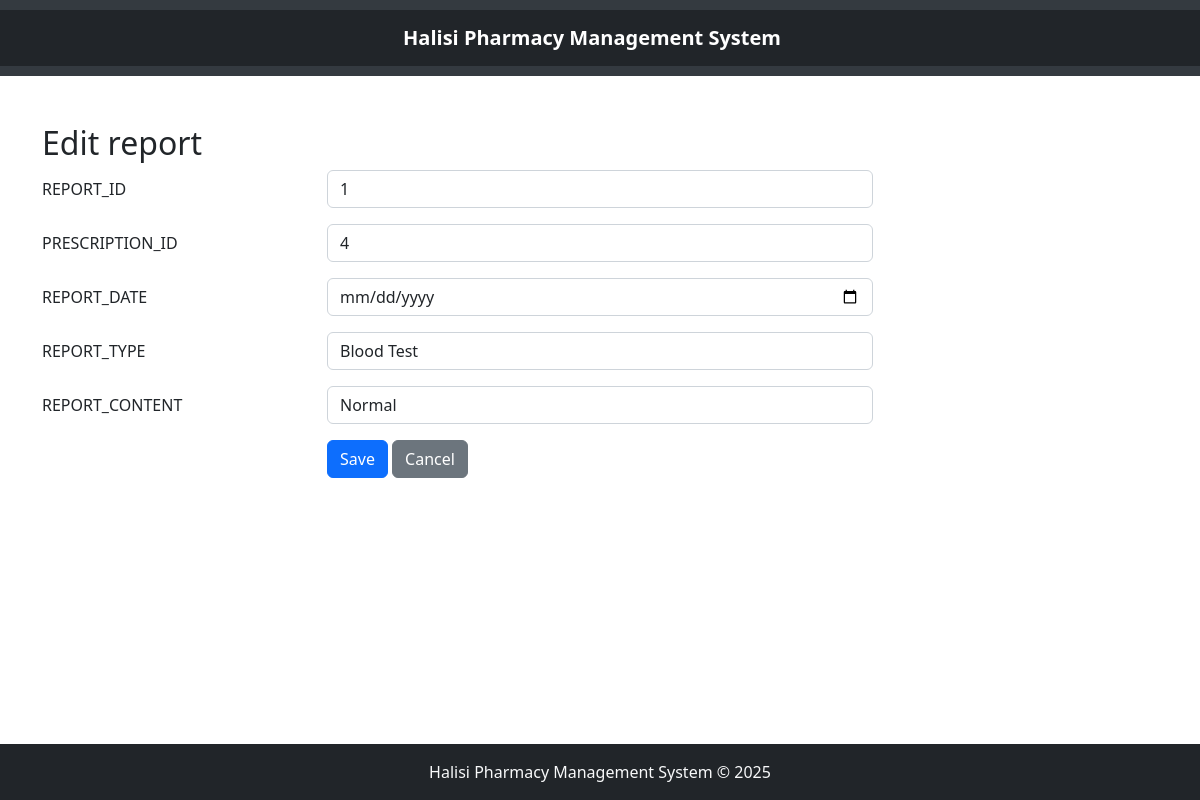
/reports_management/edit.php?report_id=1, run on the app's committed database.
### tables this page shows
CREATE TABLE `reports` (
  `report_id` int(11) NOT NULL,
  `prescription_id` int(11) NOT NULL,
  `report_date` timestamp NOT NULL DEFAULT current_timestamp(),
  `report_type` varchar(50) NOT NULL,
  `report_content` text NOT NULL
);

### reports_management/edit.php (the view, shortened to what this page needs)
<?php
   $servername = "localhost";
   $username = "root";
   $password = "";
   $dbname = "HALISI_PHARMACY_MGT_SYS";
   $conn = new mysqli($servername, $username, $password, $dbname);
   $prescription_id="";
   $report_date="";
   $report_type="";
   $report_content="";
   if ($_SERVER['REQUEST_METHOD'] == 'GET') {
    $report_id_in = $_GET["report_id"];
    $sql = "SELECT * FROM reports WHERE report_id='$report_id_in'";
    $result = $conn->query($sql);
    $row = $result->fetch_assoc();
    $report_id_out = $row["report_id"];
    $prescription_id = $row["prescription_id"];
    $report_date = $row["report_date"];
    $report_type = $row["report_type"];
    $report_content = $row["report_content"];
   }
?>
<!DOCTYPE html>
<html lang="en">
<head>
    <link rel="stylesheet" href="/PHARMACY/bootstrap-5.2.3-dist/css/bootstrap.min.css">
</head>
<body>
    <div class="container my-5">
        <h2>Edit report</h2>
        <form method="POST">
            <div class="row mb-3">
                <label class="col-sm-3 col-form-label">REPORT_ID</label>
                <div class="col-sm-6">
                    <input type="text" class="form-control" name="report_id" value="<?php echo htmlspecialchars($report_id_out); ?>">
                </div>
            </div>
            <div class="row mb-3">
            <label class="col-sm-3 col-form-label">PRESCRIPTION_ID</label>
            <div class="col-sm-6">
                <input type="text" class="form-control" name="prescription_id" value="<?php echo htmlspecialchars($prescription_id); ?>">
            </div>
        </div>
        <div class="row mb-3">
            <label class="col-sm-3 col-form-label">REPORT_DATE</label>
            <div class="col-sm-6">
                <input type="date" class="form-control" name="report_date" value="<?php echo htmlspecialchars($report_date); ?>">
            </div>
        </div>
        <div class="row mb-3">
            <label class="col-sm-3 col-form-label">REPORT_TYPE</label>
            <div class="col-sm-6">
                <input type="text" class="form-control" name="report_type" value="<?php echo htmlspecialchars($report_type); ?>">
            </div>
        </div>
        <div class="row mb-3">
            <label class="col-sm-3 col-form-label">REPORT_CONTENT</label>
            <div class="col-sm-6">
                <input type="text" class="form-control" name="report_content" value="<?php echo htmlspecialchars($report_content); ?>">
            </div>
        </div>
        <div class="row mb-3">
            <div class="col-sm-6 offset-sm-3">
                <button type="submit" class="btn btn-primary">Save</button>
                <a class="btn btn-secondary" href="/PHARMACY/reports_management/reports.php" role="button">Cancel</a>
            </div>
        </div>
        </form>
    </div>
</body>
</html>

### reports_management/footer.php (style rules this page uses)
body { display: flex; flex-direction: column; min-height: 100vh; margin: 0; }

### data on the page
reports: report_id "1", prescription_id "4", report_type "Blood Test", report_content "Normal"
